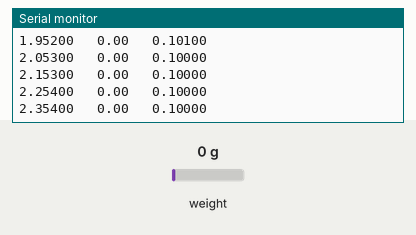
A sketch run on a simulated ESP8266 (NodeMCU). Shown: the last lines printed to the serial monitor. The test bench sets the inputs (shaded band); at power-on: weight on the scale 0 g.

Above: at 2.4 s.
2.5 s: weight on the scale set to 100 g
At 2.56 s:
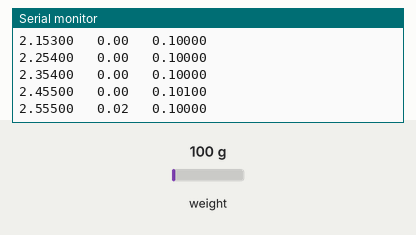
4.0 s: weight on the scale set to 1250 g
At 4.07 s:
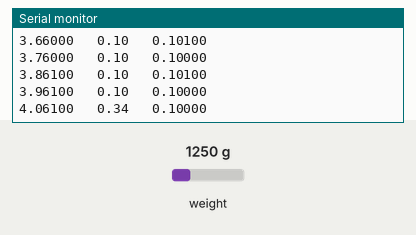
Timing chart, 0 to 7.0 s (numbered marks = the images above; inputs shaded):
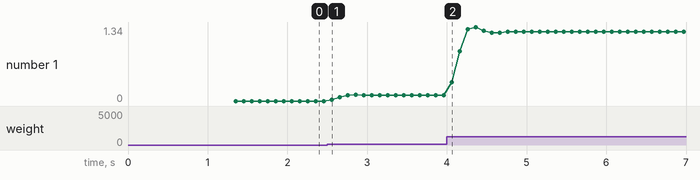

The sketch:

ForceReading.ino
```cpp
/*    Universidade Federal de Uberlandia
       Faculdade de Engenharia Mecanica
          Engenharia Mecatrônica
          Realizado em 02/12/2019
/*          Realizar o ensaio de forca e velocidade do motor brushless        */
//----------------------------------
//    BIBLIOTECAS
//----------------------------------

#include <SPI.h>
#include <Wire.h>
#include <math.h>
#include "HX711.h"
//----------------------------------
//    OBJETOS
//----------------------------------


HX711 scale;


//----------------------------------
//    VARIAVEIS GLOBAIS
//----------------------------------

float t_ks,t_k, t_km1,now,newnow;
float N1=0.2066;
float N2=0.4131;
float N3=0.2066;

float C1=1.0000;
float C2=-0.3695;
float C3=0.1958;
float deltaT;
float Ta =0.012;//[segundos]
int j=0;


float force=0.00;
float f_k=0.00;
float f_km1=0.00;
float f_km2=0.00;
float ff_km1=0.00;
float ff_km2=0.00;
int rndSeed=8;
// HX711 circuit wiring
#define LOADCELL_DOUT_PIN D5
#define LOADCELL_SCK_PIN D6
bool start;
int command;
//----------------------------------
//    VOID SETUP
//----------------------------------

void setup() {

  Serial.begin(115200);

//Initialising the HX711 SCALE
  scale.begin(LOADCELL_DOUT_PIN, LOADCELL_SCK_PIN);

  scale.set_scale(871000.45);
  scale.tare();

  t_ks=millis();
  newnow=millis();
  delay(250);
}


//----------------------------------
//    VOID LOOP
//----------------------------------

void loop()
{
   t_k=millis();

   readSensor();
   while( (millis()- t_k)/1000 < Ta)
        {

        }
   printInfo();

}

//----------------------------------
//    SUBROTINAS
//----------------------------------

void printInfo(){
  Serial.print((millis()/1000.00),5);
  Serial.print("\t ");
  Serial.print(force);
  Serial.print("\t ");
  Serial.println(((millis()-t_k)/1000.00),5);
}

void readSensor(){
  f_k= scale.get_units(1);
  force = ( (N1)* f_k + (N2) * f_km1 + (N3) * f_km2 - C2 * ff_km1 - C3 * ff_km2 )/(C1);
  f_km2=f_km1;
  f_km1=f_k;
  ff_km2=ff_km1;
  ff_km1=force;
}
```

Measured:
- after the input at 2.5 s, the serial monitor: prints a new line after 0.06 s (image 1)
